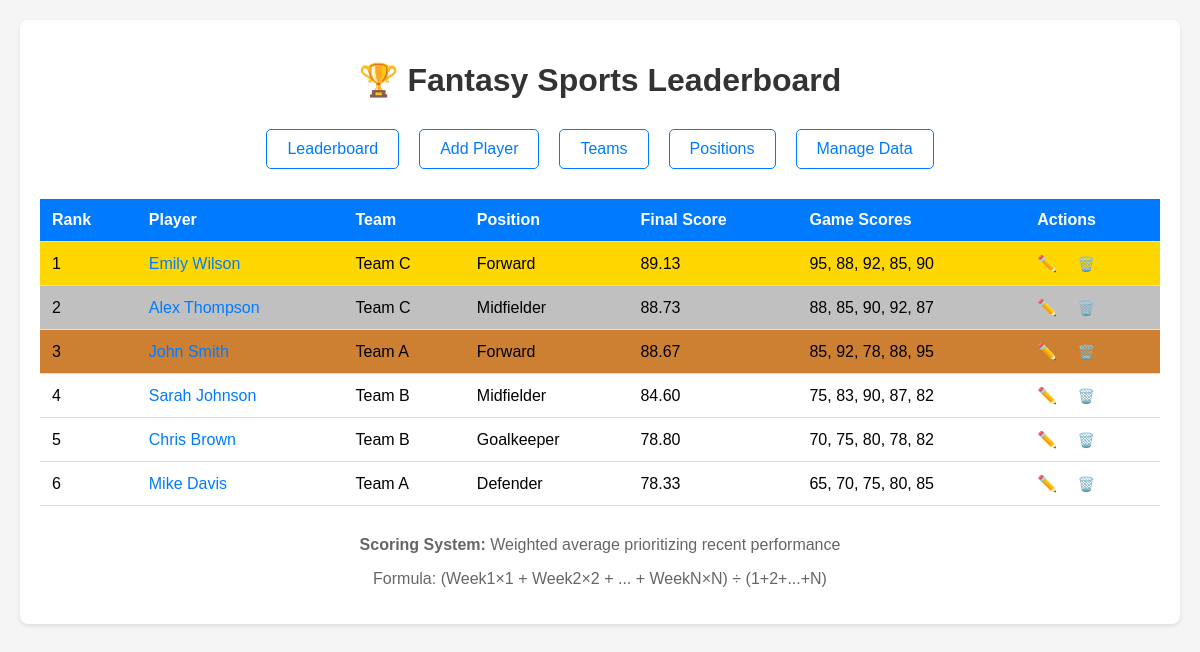
The page / on the database its author committed.
### tables this page shows
CREATE TABLE players (
                    id INTEGER PRIMARY KEY AUTOINCREMENT,
                    name TEXT UNIQUE NOT NULL,
                    team TEXT NOT NULL,
                    position TEXT NOT NULL,
                    scores TEXT NOT NULL,
                    final_score REAL DEFAULT 0.0
                , is_on_my_team BOOLEAN DEFAULT 0);

### app.py (the view)
@app.route('/')
def index():
    leaderboard = fantasy_app.get_leaderboard()
    return render_template('index.html', players=leaderboard)

### database.py (called while the page is built)
    def get_all_players(self):
        with sqlite3.connect(self.db_path) as conn:
            cursor = conn.cursor()
            cursor.execute('SELECT name, team, position, scores, is_on_my_team FROM players')
            rows = cursor.fetchall()
            players = []
            for row in rows:
                name, team, position, scores_json, is_on_my_team = row
                scores = json.loads(scores_json)
                player = Player(name, team, position, scores, bool(is_on_my_team))
                players.append(player)
            return players

### main.py (called while the page is built)
    def get_leaderboard(self):
        players = self.db.get_all_players()
        for player in players:
            player.final_score = self.calculator.calculate_weighted_score(player.scores)
        sorted_players = sorted(players, key=lambda p: p.final_score, reverse=True)
        return sorted_players

### scoring.py (called while the page is built)
    def calculate_weighted_score(self, scores):
        if not scores:
            return 0.0
        n = len(scores)
        weighted_sum = sum(score * (i + 1) for i, score in enumerate(scores))
        weight_sum = sum(range(1, n + 1))
        return weighted_sum / weight_sum if weight_sum > 0 else 0.0

### templates/index.html (shortened to what this page needs)
<!DOCTYPE html>
<html lang="en">
<head>
</head>
<body>
    <div class="container">
        <h1>🏆 Fantasy Sports Leaderboard</h1>
        <div class="nav">
            <a href="{{ url_for('index') }}">Leaderboard</a>
            <a href="{{ url_for('add_player') }}">Add Player</a>
            <a href="{{ url_for('teams') }}">Teams</a>
            <a href="{{ url_for('positions') }}">Positions</a>
            <a href="{{ url_for('manage_data') }}">Manage Data</a>
        </div>
        <table>
            <thead>
                <tr>
                    <th>Rank</th>
                    <th>Player</th>
                    <th>Team</th>
                    <th>Position</th>
                    <th>Final Score</th>
                    <th>Game Scores</th>
                    <th>Actions</th>
                </tr>
            </thead>
            <tbody>
                {% for player in players %}
                <tr class="{% if loop.index <= 3 %}rank-{{ loop.index }}{% endif %}">
                    <td>{{ loop.index }}</td>
                    <td>
                        <a href="{{ url_for('player_detail', player_name=player.name) }}" class="player-link">
                            {{ player.name }}
                        </a>
                    </td>
                    <td>{{ player.team }}</td>
                    <td>{{ player.position }}</td>
                    <td>{{ "%.2f"|format(player.final_score) }}</td>
                    <td>{{ ', '.join(player.scores|map('string')) }}</td>
                    <td>
                        <a href="{{ url_for('edit_player', player_name=player.name) }}"
                           style="color: #28a745; text-decoration: none; margin-right: 10px;" title="Edit Player">✏️</a>
                        <form method="POST" action="{{ url_for('delete_player', player_name=player.name) }}"
                              onsubmit="return confirm('Delete {{ player.name }}? This cannot be undone.')"
                              style="display: inline;">
                            <button type="submit" style="background: none; border: none; color: #dc3545; cursor: pointer; font-size: 14px;" title="Delete Player">🗑️</button>
                        </form>
                    </td>
                </tr>
                {% endfor %}
            </tbody>
        </table>
        <div style="margin-top: 30px; text-align: center; color: #666;">
            <p><strong>Scoring System:</strong> Weighted average prioritizing recent performance</p>
            <p>Formula: (Week1×1 + Week2×2 + ... + WeekN×N) ÷ (1+2+...+N)</p>
        </div>
    </div>
</body>
</html>

### templates/index.html (style rules this page uses)
body { font-family: Arial, sans-serif; margin: 0; padding: 20px; background-color: #f5f5f5; }
.container { max-width: 1200px; margin: 0 auto; background-color: white; padding: 20px; border-radius: 8px; box-shadow: 0 2px 4px rgba(0,0,0,0.1); }
h1 { color: #333; text-align: center; margin-bottom: 30px; }
.nav { display: flex; justify-content: center; gap: 20px; margin-bottom: 30px; }
.nav a { text-decoration: none; color: #007bff; padding: 10px 20px; border-radius: 5px; border: 1px solid #007bff; }
table { width: 100%; border-collapse: collapse; margin-top: 20px; }
th, td { padding: 12px; text-align: left; border-bottom: 1px solid #ddd; }
th { background-color: #007bff; color: white; }
.rank-1 { background-color: #ffd700; }
.rank-2 { background-color: #c0c0c0; }
.rank-3 { background-color: #cd7f32; }
.player-link { color: #007bff; text-decoration: none; }

### rows shown on the page
players: name "Emily Wilson", team "Team C", position "Forward", final_score "89.13", scores "95, 88, 92, 85, 90"
players: name "Alex Thompson", team "Team C", position "Midfielder", final_score "88.73", scores "88, 85, 90, 92, 87"
players: name "John Smith", team "Team A", position "Forward", final_score "88.67", scores "85, 92, 78, 88, 95"
players: name "Sarah Johnson", team "Team B", position "Midfielder", final_score "84.60", scores "75, 83, 90, 87, 82"
players: name "Chris Brown", team "Team B", position "Goalkeeper", final_score "78.80", scores "70, 75, 80, 78, 82"
players: name "Mike Davis", team "Team A", position "Defender", final_score "78.33", scores "65, 70, 75, 80, 85"
